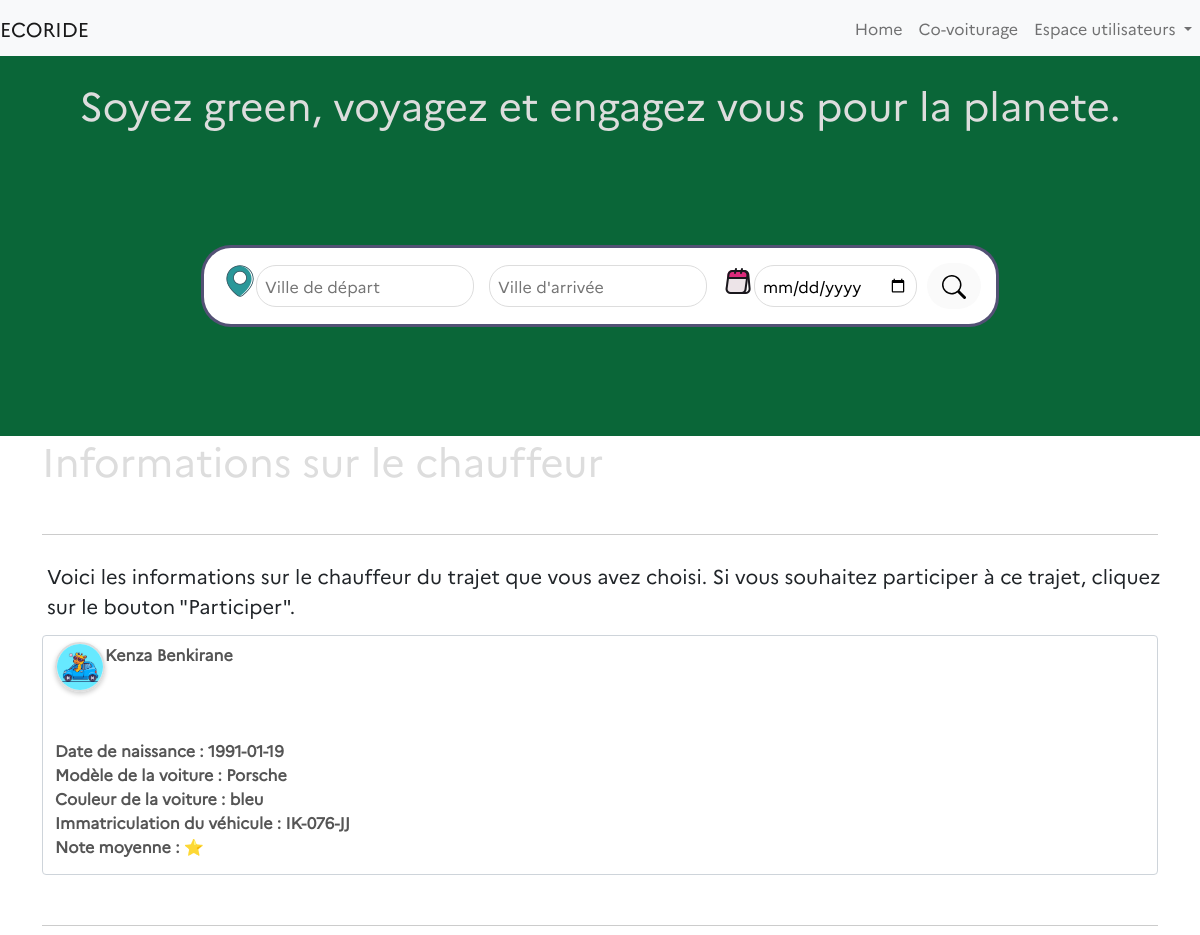
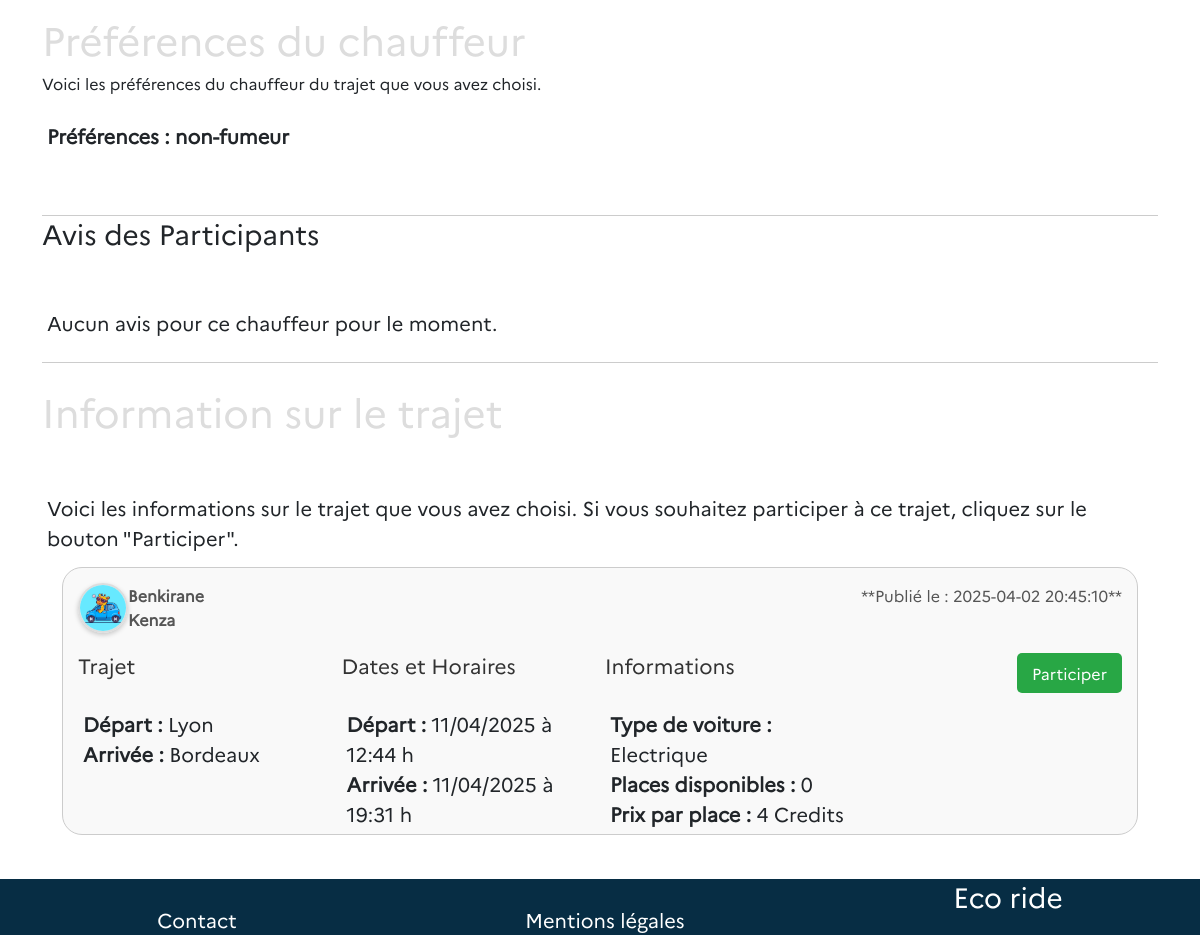
/pages/participer.php?covoiturage_id=118, run on the app's committed database (2 pictures, top to bottom).
### tables this page shows
CREATE TABLE "covoiturages" (
	"covoiturage_id"	INTEGER,
	"date_depart"	TEXT,
	"heure_depart"	TEXT,
	"lieu_depart"	TEXT,
	"date_arrivee"	TEXT,
	"heure_arrivee"	TEXT,
	"prix_personne"	INTEGER,
	"user_id"	INTEGER,
	"created_at"	TEXT,
	"lieu_arrivee"	TEXT,
	"nb_place"	INTEGER,
	"voiture_id"	INTEGER,
	"evaluation"	INTEGER,
	"commentaire"	TEXT,
	"statut"	TEXT DEFAULT 'en_attente',
	"duree_heures_minutes"	TEXT,
	PRIMARY KEY("covoiturage_id" AUTOINCREMENT),
	FOREIGN KEY("user_id") REFERENCES "utilisateurs"("user_id")
);

CREATE TABLE "utilisateurs" (
	"user_id"	INTEGER,
	"nom"	TEXT,
	"prenom"	TEXT,
	"adresse"	TEXT,
	"email"	TEXT,
	"password"	TEXT,
	"telephone"	TEXT,
	"date_naissance"	TEXT,
	"photo"	BLOB DEFAULT 'uploads/utilisateur-par-defaut.jpg
',
	"pseudo"	TEXT,
	"credits"	INTEGER,
	"ville"	TEXT,
	"average_note"	INTEGER
);

CREATE TABLE "voitures" (
	"voiture_id"	INTEGER,
	"modele"	TEXT,
	"immatriculation"	TEXT UNIQUE,
	"energie"	TEXT,
	"couleur"	TEXT,
	"date_premiere_immatriculation"	TEXT,
	"user_id"	INTEGER,
	PRIMARY KEY("voiture_id" AUTOINCREMENT)
);

### pages/participer.php (the view, shortened to what this page needs)
<?php
$pdo = new PDO("sqlite:/Users/macosdev/Documents/GitHub/ecoRide-DrissBenkirane/ecorideDatabase.db");
$pdo->setAttribute(PDO::ATTR_ERRMODE, PDO::ERRMODE_EXCEPTION);
$covoiturage = null;
if (isset($_GET['covoiturage_id'])) {
    $covoiturage_id = $_GET['covoiturage_id'];
    try {
        $stmt = $pdo->prepare("SELECT user_id FROM covoiturages WHERE covoiturage_id = :covoiturage_id");
        $stmt->bindParam(':covoiturage_id', $covoiturage_id);
        $stmt->execute();
        $userId = $stmt->fetch(PDO::FETCH_ASSOC);
        $userId = $userId['user_id'];
    } catch (PDOException $e) {
        echo "Erreur lors de la récupération des avis : " . $e->getMessage();
    }
    try {
        $stmt = $pdo->prepare("
            SELECT c.*, u.nom AS nom, u.average_note AS average_note, u.prenom AS prenom, u.date_naissance, u.photo,
                   v.modele, v.couleur, v.immatriculation, v.energie
            FROM covoiturages c
            LEFT JOIN utilisateurs u ON c.user_id = u.user_id
            LEFT JOIN voitures v ON c.voiture_id = v.voiture_id
            WHERE c.covoiturage_id = :covoiturage_id
        ");
        $stmt->bindParam(':covoiturage_id', $covoiturage_id, PDO::PARAM_INT);
        $stmt->execute();
        $covoiturage = $stmt->fetch(PDO::FETCH_OBJ);
    } catch (PDOException $e) {
        echo "Erreur lors de la récupération des informations du covoiturage : " . $e->getMessage();
    }
    try {
        $stmt = $pdo->prepare("
            SELECT
                u.user_id,
                u.nom,
                u.prenom,
                u.photo,
                a.avis_id,
                a.commentaire,
                a.note
            FROM Participations p
            JOIN avis a ON p.voyageur_id = a.voyageur_id
            JOIN utilisateurs u ON a.voyageur_id = u.user_id
            WHERE p.chauffeur_id = :chauffeur_id
        ");
        $stmt->bindParam(':chauffeur_id', $userId, PDO::PARAM_INT);
        $stmt->execute();
        $avis = $stmt->fetchAll(PDO::FETCH_OBJ);
    } catch (PDOException $e) {
        echo "Erreur lors de la récupération des données : " . $e->getMessage();
    }
}
require_once '/Users/macosdev/Documents/GitHub/ecoRide-DrissBenkirane/elements/header.php';
?>
<div class="container">
    <h1>Informations sur le chauffeur</h1>
    <div class="ligne-horizontale"></div>
    <p class="description">
        Voici les informations sur le chauffeur du trajet que vous avez choisi. Si vous souhaitez participer à ce
        trajet,
        cliquez sur le bouton "Participer".
    </p><br>
    <?php if ($covoiturage): ?>
        <div class="form-control">
            <div class="publication-header">
                <div class="utilisateur-info">
                    <span>
                        <img src="<?= htmlspecialchars($covoiturage->photo) ?>"
                            alt="Photo de <?= htmlspecialchars($covoiturage->nom) ?>" class="photo-utilisateur" height="50"
                            width="50">
                    </span>
                    <span class="utilisateur" name="prenom">
                        <?= htmlspecialchars($covoiturage->prenom) ?>
                    </span>
                    <span class="utilisateur" name="nom">
                        <?= htmlspecialchars($covoiturage->nom) ?></span><br><br><br><br>
                    <span class="utilisateur" name="date_naissance">Date de naissance :
                        <?= htmlspecialchars($covoiturage->date_naissance) ?><br>
                    </span>
                    <span class="utilisateur" name="voiture">Modèle de la voiture :
                        <?= htmlspecialchars($covoiturage->modele) ?><br>
                    </span>
                    <span class="utilisateur" name="couleur">Couleur de la voiture :
                        <?= htmlspecialchars($covoiturage->couleur) ?><br>
                    </span>
                    <span class="utilisateur" name="nom">Immatriculation du véhicule :
                        <?= htmlspecialchars($covoiturage->immatriculation) ?><br>
                    </span>
                    <span class="utilisateur" name="note">Note moyenne :
                        <?= htmlspecialchars($covoiturage->average_note) ?> ⭐</span><br>
                </div>
            </div>
        </div>
        <div class="ligne-horizontale"></div></br>
        <h1>Préférences du chauffeur</h1>
        <p2 class="description">
            Voici les préférences du chauffeur du trajet que vous avez choisi.
        </p2><br>
        <div class="utilisateur">
            <p>Préférences : <?= htmlspecialchars($covoiturage->commentaire) ?><br>
            </p>
        </div></br>
    <?php else: ?>
        <p>Covoiturage non trouvé.</p>
    <?php endif; ?>
    <div class="ligne-horizontale"></div>
    <div class="utilisateur-info">
        <h3>Avis des Participants</h3>
    </div></br>
    <?php if (!empty($avis)) : ?>
        <?php foreach ($avis as $unAvis) : ?>
            <div class="publication-cadre">
                <div class="publication-header">
                </div>
                <div class="publication-details">
                    <div class="avis-section">
                        <div class="avis-cadre">
                            <div class="avis-header">
                                <span>
                                    <img src="<?= htmlspecialchars($unAvis->photo) ?>"
                                        alt="Photo de <?= htmlspecialchars($unAvis->nom) ?>" class="photo-utilisateur"
                                        height="50" width="50">
                                </span>
                                <strong class="container">Avis donné par : </strong> <?= htmlspecialchars($unAvis->prenom) ?>
                                <?= htmlspecialchars($unAvis->nom) ?></br></br>
                            </div>
                            <div class="avis-contenu">
                                <p>"<?= htmlspecialchars($unAvis->commentaire) ?>"</p></br>
                                <span class="container">Note : <?= htmlspecialchars($unAvis->note) ?>/5</span>
                            </div>
                        </div>
                    </div>
                </div>
            </div>
        <?php endforeach; ?>
    <?php else : ?>
        <p>Aucun avis pour ce chauffeur pour le moment.</p>
    <?php endif; ?>
    <div class="ligne-horizontale"></div></br>
    <h1>Information sur le trajet</h1></br>
    <p class="description">Voici les informations sur le trajet que vous avez choisi. Si vous souhaitez participer à ce
        trajet, cliquez sur le bouton "Participer".</p></br>
    <form method="post">
        <div class="container-bottom2">
            <div class="publication-cadre">
                <div class="publication-header">
                    <div class="utilisateur-info">
                        <span>
                            <img src="<?= htmlspecialchars($covoiturage->photo) ?>"
                                alt="Photo de <?= htmlspecialchars($covoiturage->nom) ?>" class="photo-utilisateur"
                                height="50" width="50">
                        </span>
                        <span class="utilisateur" name="nom">
                            <?= htmlspecialchars($covoiturage->nom) ?></br><?= htmlspecialchars($covoiturage->prenom) ?>
                        </span>
                    </div>
                    <span class="date-creation" name="created_at">
                        **Publié le : <?= htmlspecialchars($covoiturage->created_at) ?>**
                    </span>
                </div>
                <div class="publication-details">
                    <div class="trajet">
                        <h3>Trajet</h3>
                        <p>
                            <strong>Départ :</strong> <?= htmlspecialchars($covoiturage->lieu_depart) ?>
                            <br>
                            <strong>Arrivée :</strong> <?= htmlspecialchars($covoiturage->lieu_arrivee) ?>
                        </p>
                    </div>
                    <div class="dates">
                        <h3>Dates et Horaires</h3>
                        <p>
                            <strong>Départ :</strong>
                            <?= htmlspecialchars(date('d/m/Y', strtotime($covoiturage->date_depart))) ?> à
                            <?= htmlspecialchars(date('H:i', strtotime($covoiturage->heure_depart))) ?> h
                            <br>
                            <strong>Arrivée :</strong>
                            <?= htmlspecialchars(date('d/m/Y', strtotime($covoiturage->date_arrivee))) ?> à
                            <?= htmlspecialchars(date('H:i', strtotime($covoiturage->heure_arrivee))) ?> h
                        </p>
                    </div>
                    <div class="informations">
                        <h3>Informations</h3>
                        <p>
                            <strong>Type de voiture :</strong> <?= htmlspecialchars($covoiturage->energie) ?>
                            <br>
                            <strong>Places disponibles :</strong> <?= htmlspecialchars($covoiturage->nb_place) ?>
                            <br>
                            <strong>Prix par place :</strong> <?= htmlspecialchars($covoiturage->prix_personne) ?>
                            Credits
                        </p>
                    </div>
                    <div class="publication-actions">
                        <button class="participer-btn" type="submit" name="participer">Participer</button>
                    </div>
                </div>
            </div>
        </div>
    </form>
</div>
<?php require_once '/Users/macosdev/Documents/GitHub/ecoRide-DrissBenkirane/elements/footer.php'; ?>

### styles/covoiturage.css (style rules this page uses)
* { font-family: 'Marianne'; }
p { font-size: 20px; position: relative; left: 5px; top: 25px; }
.ligne-horizontale { border-bottom: 1px solid #ccc; width: 100%; margin-top: 50px; }
.publication-cadre { border: 1px solid #ccc; padding: 15px; margin-bottom: 15px; border-radius: 20px; background-color: #f9f9f9; margin-right: 20px; margin-left: 20px; }
.publication-header { display: flex; justify-content: space-between; margin-bottom: 10px; font-size: 1em; color: #555; }
.utilisateur { font-weight: bold; }
.publication-details { display: grid; grid-template-columns: repeat(auto-fit, minmax(200px, 1fr)); gap: 10px; }
.trajet h3, .dates h3, .informations h3 { margin-top: 0; margin-bottom: 5px; font-size: 1.3em; color: #333; }
.publication-actions { text-align: right; }
.participer-btn { background-color: #28a745; color: white; border: none; padding: 8px 15px; border-radius: 5px; cursor: pointer; font-size: 1em; transition: background-color 0.3s ease; }
.photo-utilisateur { width: 50px; height: 50px; border-radius: 50%; object-fit: cover; border: 2px solid #ddd; box-shadow: 0px 2px 5px rgba(0, 0, 0, 0.2); float: left; vertical-align: middle; }

### styles/home.css (style rules this page uses)
* { font-family: 'Marianne'; }
.container-bottom2 { margin-bottom: 100px; }
img { margin: 0 auto 10px; display: block; }

### styles/header.css (style rules this page uses)
* { font-family: 'Marianne'; }

### styles/research.css (style rules this page uses)
h1 { color: #ddd; }

### styles/footer.css (style rules this page uses)
html { position: relative; min-height: 100%; }

### data on the page
covoiturages: utilisateurs.photo (picture), utilisateurs.prenom "Kenza", utilisateurs.nom "Benkirane", utilisateurs.date_naissance "1991-01-19", voiture.modele "Porsche", voiture.couleur "bleu", voiture.immatriculation "IK-076-JJ", commentaire "non-fumeur", created_at "2025-04-02 20:45:10", lieu_depart "Lyon", lieu_arrivee "Bordeaux", date_depart "11/04/2025", heure_depart "12:44", date_arrivee "11/04/2025", heure_arrivee "19:31", voiture.energie "Electrique", nb_place "0", prix_personne "4"
